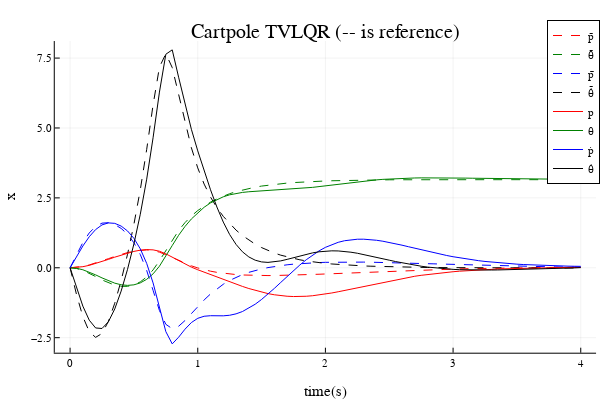

Notebook code cell kept with this figure:
### Markdown cell above
## Part B: TVLQR for trajectory tracking (15 pts)

Here we are given a swingup trajectory that works for `params_est`, but will fail to work with `params_real`. To account for this sim to real gap, we are going to track this trajectory with a TVLQR controller.

### Code cell
@testset "track swingup" begin 
    
    # optimized trajectory we are going to try and track
    DATA = load(joinpath(@__DIR__,"swingup.jld2"))
    Xbar = DATA["X"]
    Ubar = DATA["U"]
    
    # states and controls 
    nx = 4 
    nu = 1 
    
    # problem size 
    dt = 0.05 
    tf = 4.0 
    t_vec = 0:dt:tf
    N = length(t_vec)
    
    # states (initial condition of zeros)
    X = [zeros(nx) for i = 1:N]
    X[1] = [0, 0, 0, 0.0] 
    
    # make sure we have the same initial condition 
    @assert norm(X[1] - Xbar[1]) < 1e-12
    
    # real and estimated params 
    params_est = (mc = 1.0, mp = 0.2, l = 0.5)
    params_real = (mc = 1.2, mp = 0.16, l = 0.55)
    
    # TODO: design a time-varying LQR controller to track this trajectory 
    # use params_est for your control design, and params_real for the simulation
    
    # cost terms 
    Q = diagm([1,1,.05,.1])
    Qf = 10*Q
    R = 0.05*diagm(ones(nu))
    A = [zeros(nx,nx) for i = 1:N-1]    
    B = [zeros(nx,nu) for i = 1:N-1]
    K = [zeros(nu,nx) for i = 1:N-1]
    P = [zeros(nx,nx) for i = 1:N]
    
    @show size(Xbar)
    @show size(Ubar)
    @show size(A)
    @show size(B)
    @show size(K)
    @show N
    
    for i = 1:N-1
        # todo ask TAs- which one is okay???
        A[i] = FD.jacobian(dx->rk4(params_est, dx, Ubar[i], dt), Xbar[i+1])
        B[i] = FD.jacobian(du->rk4(params_est, Xbar[i+1], du, dt), Ubar[i])
#         A[i] = FD.jacobian(dx->rk4(params_est, dx, Ubar[i], dt), Xbar[i])
#         B[i] = FD.jacobian(du->rk4(params_est, Xbar[i], du, dt), Ubar[i])
    end

    P[N] = deepcopy(Qf)

    # Ricatti 
    for k = N-1:-1:1
        K[k] = (R + B[k]' * P[k+1] * B[k])\ (B[k]' * P[k+1] * A[k])
        P[k] = Q + A[k]' * P[k+1] * (A[k] - B[k] * K[k])
    end
    
    # TODO: simulate this controlled system with rk4(params_real, ...)
    for i = 1:N-1
        X[i+1] = rk4(params_real, X[i], Ubar[i] -K[i] * (X[i]-Xbar[i]), dt)
    end

    # ---------------tests and plots/animations---------------
    xn = X[N]
    @show xn
    @test norm(xn)>0
    @test 1e-6<norm(xn - Xbar[end])<.2
    @test abs(abs(rad2deg(xn[2])) - 180) < 5 # within 5 degrees 
    
    Xm = hcat(X...)
    Xbarm = hcat(Xbar...)
    plot(t_vec,Xbarm',ls=:dash, label = ["p̄" "θ̄" "ṗ̄" "θ̇̄"],lc = [:red :green :blue :black])
    display(plot!(t_vec,Xm',title = "Cartpole TVLQR (-- is reference)",
                 xlabel = "time(s)", ylabel = "x",
                 label = ["p" "θ" "ṗ" "θ̇"],lc = [:red :green :blue :black]))
    
    # animation stuff
    display(animate_cartpole(X, dt))
    # ---------------tests and plots/animations---------------

    
end

### Figure 1 — Plotly figure (JSON) as saved in the notebook; plotly's stock layout.template omitted (floating-point values rounded to 4 significant figures)
{"data": [{"colorbar": {"len": 0.8657, "title": "", "x": 0.9934, "y": 0.5087}, "legendgroup": "p̄", "line": {"color": "rgba(255, 0, 0, 1.000)", "dash": "dash", "shape": "linear", "width": 1}, "mode": "lines", "name": "p̄", "showlegend": true, "type": "scatter", "x": [0, 0.05, 0.1, 0.15, 0.2, 0.25, 0.3, 0.35, 0.4, 0.45, 0.5, 0.55, 0.6, 0.65, 0.7, 0.75, 0.8, 0.85, 0.9, 0.95, 1, 1.05, 1.1, 1.15, 1.2, 1.25, 1.3, 1.35, 1.4, 1.45, 1.5, 1.55, 1.6, 1.65, 1.7, 1.75, 1.8, 1.85, 1.9, 1.95, 2, 2.05, 2.1, 2.15, 2.2, 2.25, 2.3, 2.35, 2.4, 2.45, 2.5, 2.55, 2.6, 2.65, 2.7, 2.75, 2.8, 2.85, 2.9, 2.95, 3, 3.05, 3.1, 3.15, 3.2, 3.25, 3.3, 3.35, 3.4, 3.45, 3.5, 3.55, 3.6, 3.65, 3.7, 3.75, 3.8, 3.85, 3.9, 3.95, 4], "xaxis": "x", "y": [0, 0.01201, 0.04667, 0.1005, 0.1687, 0.2456, 0.3258, 0.4048, 0.4786, 0.5437, 0.596, 0.6303, 0.6398, 0.617, 0.5581, 0.4687, 0.3635, 0.2569, 0.1577, 0.06975, -0.005823, -0.06922, -0.1214, -0.1635, -0.197, -0.2231, -0.2429, -0.2575, -0.2677, -0.2742, -0.2777, -0.2785, -0.2772, -0.2741, -0.2695, -0.2636, -0.2567, -0.2488, -0.2403, -0.2312, -0.2217, -0.2119, -0.2018, -0.1916, -0.1813, -0.171, -0.1608, -0.1508, -0.1409, -0.1312, -0.1217, -0.1125, -0.1036, -0.09501, -0.08675, -0.07884, -0.07127, -0.06405, -0.0572, -0.0507, -0.04455, -0.03876, -0.03331, -0.0282, -0.02342, -0.01897, -0.01482, -0.01097, -0.007417, -0.004137, -0.001122, 0.001639, 0.00416, 0.006453, 0.008531, 0.01041, 0.01209, 0.0136, 0.01494, 0.01614, 0.0172], "yaxis": "y"}, {"colorbar": {"len": 0.8657, "title": "", "x": 0.9934, "y": 0.5087}, "legendgroup": "θ̄", "line": {"color": "rgba(0, 128, 0, 1.000)", "dash": "dash", "shape": "linear", "width": 1}, "mode": "lines", "name": "θ̄", "showlegend": true, "type": "scatter", "x": [0, 0.05, 0.1, 0.15, 0.2, 0.25, 0.3, 0.35, 0.4, 0.45, 0.5, 0.55, 0.6, 0.65, 0.7, 0.75, 0.8, 0.85, 0.9, 0.95, 1, 1.05, 1.1, 1.15, 1.2, 1.25, 1.3, 1.35, 1.4, 1.45, 1.5, 1.55, 1.6, 1.65, 1.7, 1.75, 1.8, 1.85, 1.9, 1.95, 2, 2.05, 2.1, 2.15, 2.2, 2.25, 2.3, 2.35, 2.4, 2.45, 2.5, 2.55, 2.6, 2.65, 2.7, 2.75, 2.8, 2.85, 2.9, 2.95, 3, 3.05, 3.1, 3.15, 3.2, 3.25, 3.3, 3.35, 3.4, 3.45, 3.5, 3.55, 3.6, 3.65, 3.7, 3.75, 3.8, 3.85, 3.9, 3.95, 4], "xaxis": "x", "y": [0, -0.02392, -0.09177, -0.1931, -0.3131, -0.4347, -0.5419, -0.6217, -0.6648, -0.6641, -0.613, -0.5043, -0.3284, -0.07606, 0.2514, 0.6253, 0.9974, 1.331, 1.615, 1.852, 2.048, 2.211, 2.349, 2.465, 2.565, 2.65, 2.722, 2.784, 2.838, 2.883, 2.922, 2.956, 2.984, 3.008, 3.029, 3.047, 3.062, 3.076, 3.087, 3.097, 3.105, 3.112, 3.119, 3.124, 3.129, 3.133, 3.137, 3.14, 3.142, 3.145, 3.147, 3.148, 3.15, 3.151, 3.152, 3.152, 3.153, 3.153, 3.154, 3.154, 3.154, 3.154, 3.154, 3.154, 3.154, 3.153, 3.153, 3.153, 3.152, 3.152, 3.152, 3.151, 3.151, 3.15, 3.15, 3.15, 3.149, 3.149, 3.149, 3.148, 3.148], "yaxis": "y"}, {"colorbar": {"len": 0.8657, "title": "", "x": 0.9934, "y": 0.5087}, "legendgroup": "ṗ̄", "line": {"color": "rgba(0, 0, 255, 1.000)", "dash": "dash", "shape": "linear", "width": 1}, "mode": "lines", "name": "ṗ̄", "showlegend": true, "type": "scatter", "x": [0, 0.05, 0.1, 0.15, 0.2, 0.25, 0.3, 0.35, 0.4, 0.45, 0.5, 0.55, 0.6, 0.65, 0.7, 0.75, 0.8, 0.85, 0.9, 0.95, 1, 1.05, 1.1, 1.15, 1.2, 1.25, 1.3, 1.35, 1.4, 1.45, 1.5, 1.55, 1.6, 1.65, 1.7, 1.75, 1.8, 1.85, 1.9, 1.95, 2, 2.05, 2.1, 2.15, 2.2, 2.25, 2.3, 2.35, 2.4, 2.45, 2.5, 2.55, 2.6, 2.65, 2.7, 2.75, 2.8, 2.85, 2.9, 2.95, 3, 3.05, 3.1, 3.15, 3.2, 3.25, 3.3, 3.35, 3.4, 3.45, 3.5, 3.55, 3.6, 3.65, 3.7, 3.75, 3.8, 3.85, 3.9, 3.95, 4], "xaxis": "x", "y": [0, 0.4799, 0.9053, 1.246, 1.478, 1.596, 1.613, 1.546, 1.408, 1.197, 0.8952, 0.4738, -0.09739, -0.8083, -1.53, -2.022, -2.178, -2.092, -1.888, -1.64, -1.388, -1.151, -0.9367, -0.7497, -0.5892, -0.4534, -0.3392, -0.2436, -0.1637, -0.09678, -0.04075, 0.006256, 0.04571, 0.07881, 0.1065, 0.1296, 0.1487, 0.1643, 0.1769, 0.1868, 0.1943, 0.1997, 0.2033, 0.2053, 0.2058, 0.205, 0.203, 0.2001, 0.1963, 0.1918, 0.1867, 0.181, 0.1749, 0.1685, 0.1618, 0.1549, 0.1478, 0.1407, 0.1336, 0.1264, 0.1194, 0.1124, 0.1055, 0.09883, 0.09231, 0.08598, 0.07986, 0.07397, 0.0683, 0.06288, 0.0577, 0.05276, 0.04808, 0.04364, 0.03946, 0.03553, 0.03186, 0.02845, 0.02531, 0.02246, 0.01991], "yaxis": "y"}, {"colorbar": {"len": 0.8657, "title": "", "x": 0.9934, "y": 0.5087}, "legendgroup": "θ̇̄", "line": {"color": "rgba(0, 0, 0, 1.000)", "dash": "dash", "shape": "linear", "width": 1}, "mode": "lines", "name": "θ̇̄", "showlegend": true, "type": "scatter", "x": [0, 0.05, 0.1, 0.15, 0.2, 0.25, 0.3, 0.35, 0.4, 0.45, 0.5, 0.55, 0.6, 0.65, 0.7, 0.75, 0.8, 0.85, 0.9, 0.95, 1, 1.05, 1.1, 1.15, 1.2, 1.25, 1.3, 1.35, 1.4, 1.45, 1.5, 1.55, 1.6, 1.65, 1.7, 1.75, 1.8, 1.85, 1.9, 1.95, 2, 2.05, 2.1, 2.15, 2.2, 2.25, 2.3, 2.35, 2.4, 2.45, 2.5, 2.55, 2.6, 2.65, 2.7, 2.75, 2.8, 2.85, 2.9, 2.95, 3, 3.05, 3.1, 3.15, 3.2, 3.25, 3.3, 3.35, 3.4, 3.45, 3.5, 3.55, 3.6, 3.65, 3.7, 3.75, 3.8, 3.85, 3.9, 3.95, 4], "xaxis": "x", "y": [0, -0.9519, -1.748, -2.284, -2.489, -2.351, -1.918, -1.266, -0.4547, 0.4847, 1.556, 2.792, 4.234, 5.824, 7.176, 7.656, 7.162, 6.194, 5.179, 4.294, 3.571, 2.994, 2.53, 2.152, 1.838, 1.573, 1.347, 1.154, 0.9874, 0.8445, 0.7219, 0.617, 0.5275, 0.4512, 0.3864, 0.3313, 0.2845, 0.2447, 0.2108, 0.182, 0.1573, 0.1361, 0.1179, 0.1022, 0.08853, 0.07666, 0.06628, 0.05718, 0.04916, 0.04207, 0.03579, 0.03022, 0.02526, 0.02084, 0.0169, 0.01339, 0.01026, 0.007481, 0.005015, 0.002836, 0.0009156, -0.0007669, -0.002232, -0.003499, -0.004584, -0.005502, -0.006268, -0.006895, -0.007394, -0.007775, -0.008048, -0.008219, -0.008291, -0.008267, -0.008141, -0.007905, -0.00754, -0.007016, -0.006289, -0.005294, -0.003937], "yaxis": "y"}, {"colorbar": {"len": 0.8657, "title": "", "x": 0.9934, "y": 0.5087}, "legendgroup": "p", "line": {"color": "rgba(255, 0, 0, 1.000)", "dash": "solid", "shape": "linear", "width": 1}, "mode": "lines", "name": "p", "showlegend": true, "type": "scatter", "x": [0, 0.05, 0.1, 0.15, 0.2, 0.25, 0.3, 0.35, 0.4, 0.45, 0.5, 0.55, 0.6, 0.65, 0.7, 0.75, 0.8, 0.85, 0.9, 0.95, 1, 1.05, 1.1, 1.15, 1.2, 1.25, 1.3, 1.35, 1.4, 1.45, 1.5, 1.55, 1.6, 1.65, 1.7, 1.75, 1.8, 1.85, 1.9, 1.95, 2, 2.05, 2.1, 2.15, 2.2, 2.25, 2.3, 2.35, 2.4, 2.45, 2.5, 2.55, 2.6, 2.65, 2.7, 2.75, 2.8, 2.85, 2.9, 2.95, 3, 3.05, 3.1, 3.15, 3.2, 3.25, 3.3, 3.35, 3.4, 3.45, 3.5, 3.55, 3.6, 3.65, 3.7, 3.75, 3.8, 3.85, 3.9, 3.95, 4], "xaxis": "x", "y": [0, 0.01001, 0.03951, 0.08675, 0.1487, 0.2212, 0.2998, 0.3796, 0.4566, 0.5268, 0.5861, 0.6294, 0.6502, 0.6406, 0.5918, 0.4992, 0.3737, 0.2436, 0.1267, 0.02302, -0.07102, -0.1595, -0.2456, -0.3314, -0.4173, -0.5027, -0.5863, -0.6667, -0.742, -0.8109, -0.8718, -0.9237, -0.9657, -0.9972, -1.018, -1.028, -1.028, -1.019, -1.0, -0.9736, -0.9402, -0.9012, -0.8576, -0.8107, -0.7614, -0.7108, -0.6597, -0.6089, -0.5591, -0.5108, -0.4643, -0.4202, -0.3785, -0.3394, -0.3031, -0.2696, -0.2387, -0.2106, -0.185, -0.1619, -0.141, -0.1222, -0.1054, -0.09035, -0.0769, -0.06489, -0.05417, -0.0446, -0.03604, -0.0284, -0.02155, -0.01542, -0.009914, -0.004966, -0.0005103, 0.003514, 0.00716, 0.01048, 0.01352, 0.01633, 0.01896], "yaxis": "y"}, {"colorbar": {"len": 0.8657, "title": "", "x": 0.9934, "y": 0.5087}, "legendgroup": "θ", "line": {"color": "rgba(0, 128, 0, 1.000)", "dash": "solid", "shape": "linear", "width": 1}, "mode": "lines", "name": "θ", "showlegend": true, "type": "scatter", "x": [0, 0.05, 0.1, 0.15, 0.2, 0.25, 0.3, 0.35, 0.4, 0.45, 0.5, 0.55, 0.6, 0.65, 0.7, 0.75, 0.8, 0.85, 0.9, 0.95, 1, 1.05, 1.1, 1.15, 1.2, 1.25, 1.3, 1.35, 1.4, 1.45, 1.5, 1.55, 1.6, 1.65, 1.7, 1.75, 1.8, 1.85, 1.9, 1.95, 2, 2.05, 2.1, 2.15, 2.2, 2.25, 2.3, 2.35, 2.4, 2.45, 2.5, 2.55, 2.6, 2.65, 2.7, 2.75, 2.8, 2.85, 2.9, 2.95, 3, 3.05, 3.1, 3.15, 3.2, 3.25, 3.3, 3.35, 3.4, 3.45, 3.5, 3.55, 3.6, 3.65, 3.7, 3.75, 3.8, 3.85, 3.9, 3.95, 4], "xaxis": "x", "y": [0, -0.01813, -0.07074, -0.1523, -0.2534, -0.362, -0.465, -0.5503, -0.6081, -0.6303, -0.6103, -0.5409, -0.4137, -0.2179, 0.0566, 0.4072, 0.7955, 1.161, 1.477, 1.746, 1.974, 2.164, 2.32, 2.444, 2.539, 2.609, 2.66, 2.695, 2.719, 2.735, 2.747, 2.757, 2.767, 2.778, 2.792, 2.809, 2.828, 2.851, 2.876, 2.904, 2.933, 2.963, 2.993, 3.022, 3.051, 3.077, 3.102, 3.125, 3.145, 3.162, 3.177, 3.189, 3.199, 3.207, 3.212, 3.216, 3.218, 3.218, 3.218, 3.216, 3.214, 3.211, 3.207, 3.203, 3.199, 3.195, 3.191, 3.187, 3.183, 3.18, 3.176, 3.173, 3.171, 3.168, 3.166, 3.164, 3.162, 3.161, 3.16, 3.16, 3.16], "yaxis": "y"}, {"colorbar": {"len": 0.8657, "title": "", "x": 0.9934, "y": 0.5087}, "legendgroup": "ṗ", "line": {"color": "rgba(0, 0, 255, 1.000)", "dash": "solid", "shape": "linear", "width": 1}, "mode": "lines", "name": "ṗ", "showlegend": true, "type": "scatter", "x": [0, 0.05, 0.1, 0.15, 0.2, 0.25, 0.3, 0.35, 0.4, 0.45, 0.5, 0.55, 0.6, 0.65, 0.7, 0.75, 0.8, 0.85, 0.9, 0.95, 1, 1.05, 1.1, 1.15, 1.2, 1.25, 1.3, 1.35, 1.4, 1.45, 1.5, 1.55, 1.6, 1.65, 1.7, 1.75, 1.8, 1.85, 1.9, 1.95, 2, 2.05, 2.1, 2.15, 2.2, 2.25, 2.3, 2.35, 2.4, 2.45, 2.5, 2.55, 2.6, 2.65, 2.7, 2.75, 2.8, 2.85, 2.9, 2.95, 3, 3.05, 3.1, 3.15, 3.2, 3.25, 3.3, 3.35, 3.4, 3.45, 3.5, 3.55, 3.6, 3.65, 3.7, 3.75, 3.8, 3.85, 3.9, 3.95, 4], "xaxis": "x", "y": [0, 0.4002, 0.779, 1.11, 1.367, 1.534, 1.606, 1.589, 1.492, 1.317, 1.053, 0.677, 0.1554, -0.541, -1.403, -2.283, -2.722, -2.485, -2.197, -1.96, -1.808, -1.734, -1.715, -1.718, -1.718, -1.698, -1.648, -1.565, -1.449, -1.304, -1.133, -0.9423, -0.7375, -0.5248, -0.3103, -0.09997, 0.1009, 0.2876, 0.4563, 0.6043, 0.7297, 0.8318, 0.9108, 0.9676, 1.004, 1.021, 1.022, 1.009, 0.9842, 0.9497, 0.9075, 0.8598, 0.808, 0.7539, 0.6986, 0.6434, 0.5891, 0.5367, 0.4867, 0.4395, 0.3955, 0.355, 0.3178, 0.2841, 0.2538, 0.2265, 0.2022, 0.1806, 0.1614, 0.1444, 0.1293, 0.116, 0.1042, 0.09372, 0.08451, 0.07643, 0.0694, 0.06337, 0.0583, 0.05416, 0.05095], "yaxis": "y"}, {"colorbar": {"len": 0.8657, "title": "", "x": 0.9934, "y": 0.5087}, "legendgroup": "θ̇", "line": {"color": "rgba(0, 0, 0, 1.000)", "dash": "solid", "shape": "linear", "width": 1}, "mode": "lines", "name": "θ̇", "showlegend": true, "type": "scatter", "x": [0, 0.05, 0.1, 0.15, 0.2, 0.25, 0.3, 0.35, 0.4, 0.45, 0.5, 0.55, 0.6, 0.65, 0.7, 0.75, 0.8, 0.85, 0.9, 0.95, 1, 1.05, 1.1, 1.15, 1.2, 1.25, 1.3, 1.35, 1.4, 1.45, 1.5, 1.55, 1.6, 1.65, 1.7, 1.75, 1.8, 1.85, 1.9, 1.95, 2, 2.05, 2.1, 2.15, 2.2, 2.25, 2.3, 2.35, 2.4, 2.45, 2.5, 2.55, 2.6, 2.65, 2.7, 2.75, 2.8, 2.85, 2.9, 2.95, 3, 3.05, 3.1, 3.15, 3.2, 3.25, 3.3, 3.35, 3.4, 3.45, 3.5, 3.55, 3.6, 3.65, 3.7, 3.75, 3.8, 3.85, 3.9, 3.95, 4], "xaxis": "x", "y": [0, -0.7222, -1.373, -1.873, -2.152, -2.172, -1.932, -1.471, -0.8335, -0.05501, 0.8552, 1.916, 3.169, 4.65, 6.284, 7.638, 7.794, 6.817, 5.826, 4.955, 4.181, 3.463, 2.789, 2.173, 1.635, 1.188, 0.8355, 0.5721, 0.3879, 0.2711, 0.2097, 0.1921, 0.2076, 0.2467, 0.3007, 0.3623, 0.425, 0.4834, 0.5333, 0.5714, 0.596, 0.6062, 0.6022, 0.5852, 0.557, 0.5197, 0.4756, 0.4268, 0.3754, 0.3232, 0.2717, 0.2219, 0.1749, 0.1313, 0.09161, 0.0561, 0.02494, -0.001843, -0.02431, -0.04262, -0.05701, -0.06778, -0.07528, -0.07989, -0.082, -0.08204, -0.0804, -0.07744, -0.07351, -0.06889, -0.0638, -0.05841, -0.05283, -0.04711, -0.04123, -0.03512, -0.02865, -0.02164, -0.01385, -0.004968, 0.005413], "yaxis": "y"}], "layout": {"annotations": [{"font": {"color": "rgba(0, 0, 0, 1.000)", "family": "sans-serif", "size": 20}, "rotation": 0, "showarrow": false, "text": "Cartpole TVLQR (-- is reference)", "x": 0.5424, "xanchor": "center", "xref": "paper", "y": 1, "yanchor": "top", "yref": "paper"}], "height": 400, "legend": {"bgcolor": "rgba(255, 255, 255, 1.000)", "bordercolor": "rgba(0, 0, 0, 1.000)", "borderwidth": 1, "font": {"color": "rgba(0, 0, 0, 1.000)", "family": "sans-serif", "size": 11}, "title": {"font": {"color": "rgba(0, 0, 0, 1.000)", "family": "sans-serif", "size": 15}, "text": ""}, "tracegroupgap": 0, "traceorder": "normal", "x": 1, "xanchor": "auto", "y": 1, "yanchor": "auto"}, "margin": {"b": 20, "l": 0, "r": 0, "t": 20}, "paper_bgcolor": "rgba(255, 255, 255, 1.000)", "plot_bgcolor": "rgba(255, 255, 255, 1.000)", "showlegend": true, "width": 600, "xaxis": {"anchor": "y", "domain": [0.09128, 0.9934], "gridcolor": "rgba(0, 0, 0, 0.100)", "gridwidth": 0.5, "linecolor": "rgba(0, 0, 0, 1.000)", "mirror": false, "range": [-0.12, 4.12], "showgrid": true, "showline": true, "showticklabels": true, "tickangle": 0, "tickcolor": "rgb(0, 0, 0)", "tickfont": {"color": "rgba(0, 0, 0, 1.000)", "family": "sans-serif", "size": 11}, "tickmode": "array", "ticks": "inside", "ticktext": ["0", "1", "2", "3", "4"], "tickvals": [0, 1, 2, 3, 4], "title": "time(s)", "titlefont": {"color": "rgba(0, 0, 0, 1.000)", "family": "sans-serif", "size": 15}, "type": "-", "visible": true, "zeroline": false, "zerolinecolor": "rgba(0, 0, 0, 1.000)"}, "yaxis": {"anchor": "x", "domain": [0.07581, 0.9415], "gridcolor": "rgba(0, 0, 0, 0.100)", "gridwidth": 0.5, "linecolor": "rgba(0, 0, 0, 1.000)", "mirror": false, "range": [-3.038, 8.11], "showgrid": true, "showline": true, "showticklabels": true, "tickangle": 0, "tickcolor": "rgb(0, 0, 0)", "tickfont": {"color": "rgba(0, 0, 0, 1.000)", "family": "sans-serif", "size": 11}, "tickmode": "array", "ticks": "inside", "ticktext": ["−2.5", "0.0", "2.5", "5.0", "7.5"], "tickvals": [-2.5, 0, 2.5, 5, 7.5], "title": "x", "titlefont": {"color": "rgba(0, 0, 0, 1.000)", "family": "sans-serif", "size": 15}, "type": "-", "visible": true, "zeroline": false, "zerolinecolor": "rgba(0, 0, 0, 1.000)"}}}
